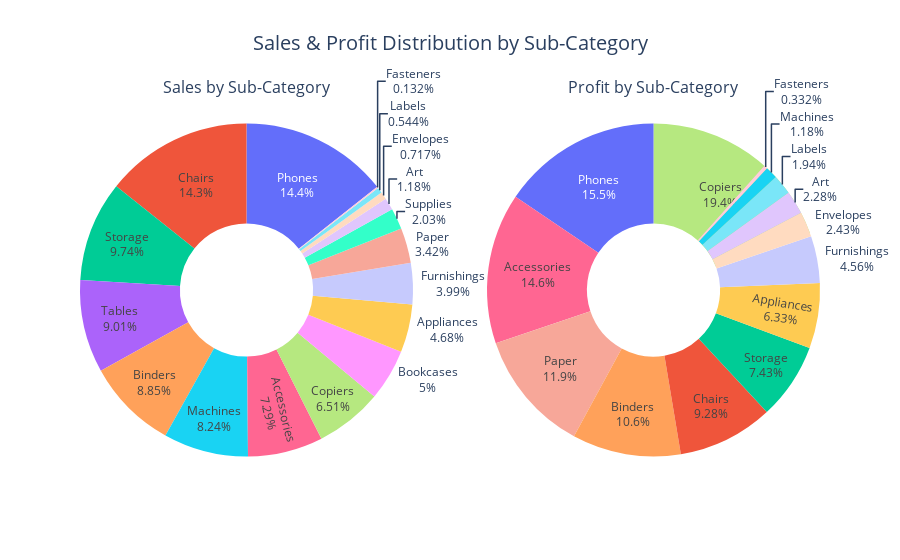

Notebook code for this chart:
### Markdown cell above
### 7.) Sub_category vs Sales vs profit

### Code cell
sub_data = df.groupby('Sub-Category')[['Sales', 'Profit']].sum().reset_index()
fig = make_subplots(
    rows=1, cols=2,
    specs=[[{'type': 'domain'}, {'type': 'domain'}]],
    subplot_titles=['Sales by Sub-Category', 'Profit by Sub-Category'])

fig.add_trace(go.Pie(
    labels=sub_data['Sub-Category'],
    values=sub_data['Sales'],
    name='Sales',
    hole=0.4,  # Optional: makes it a donut chart
    textinfo='percent+label'
), row=1, col=1)

fig.add_trace(go.Pie(
    labels=sub_data['Sub-Category'],
    values=sub_data['Profit'],
    name='Profit',
    hole=0.4,
    textinfo='percent+label'
), row=1, col=2)

fig.update_layout(
    title_text='Sales & Profit Distribution by Sub-Category',
    title_font_size=20,
    title_x=0.5,
    showlegend=False,
    height=600)

fig.show()

### Figure 1 — Plotly figure (JSON) as saved in the notebook; plotly's stock layout.template omitted (floating-point values rounded to 4 significant figures)
{"data": [{"domain": {"x": [0, 0.45], "y": [0, 1]}, "hole": 0.4, "labels": ["Accessories", "Appliances", "Art", "Binders", "Bookcases", "Chairs", "Copiers", "Envelopes", "Fasteners", "Furnishings", "Labels", "Machines", "Paper", "Phones", "Storage", "Supplies", "Tables"], "name": "Sales", "textinfo": "percent+label", "type": "pie", "values": [167400.0, 107500.0, 27120.0, 203400.0, 114900.0, 328400.0, 149500.0, 16480.0, 3024.0, 91710.0, 12490.0, 189200.0, 78480.0, 330000.0, 223800.0, 46670.0, 207000.0]}, {"domain": {"x": [0.55, 1], "y": [0, 1]}, "hole": 0.4, "labels": ["Accessories", "Appliances", "Art", "Binders", "Bookcases", "Chairs", "Copiers", "Envelopes", "Fasteners", "Furnishings", "Labels", "Machines", "Paper", "Phones", "Storage", "Supplies", "Tables"], "name": "Profit", "textinfo": "percent+label", "type": "pie", "values": [41940.0, 18140.0, 6528.0, 30220.0, -3473.0, 26590.0, 55620.0, 6964.0, 949.5, 13060.0, 5546.0, 3385.0, 34050.0, 44520.0, 21280.0, -1189.0, -17730.0]}], "layout": {"annotations": [{"font": {"size": 16}, "showarrow": false, "text": "Sales by Sub-Category", "x": 0.225, "xanchor": "center", "xref": "paper", "y": 1, "yanchor": "bottom", "yref": "paper"}, {"font": {"size": 16}, "showarrow": false, "text": "Profit by Sub-Category", "x": 0.775, "xanchor": "center", "xref": "paper", "y": 1, "yanchor": "bottom", "yref": "paper"}], "autosize": true, "showlegend": false, "title": {"font": {"size": 20}, "text": "Sales & Profit Distribution by Sub-Category", "x": 0.5}}}
